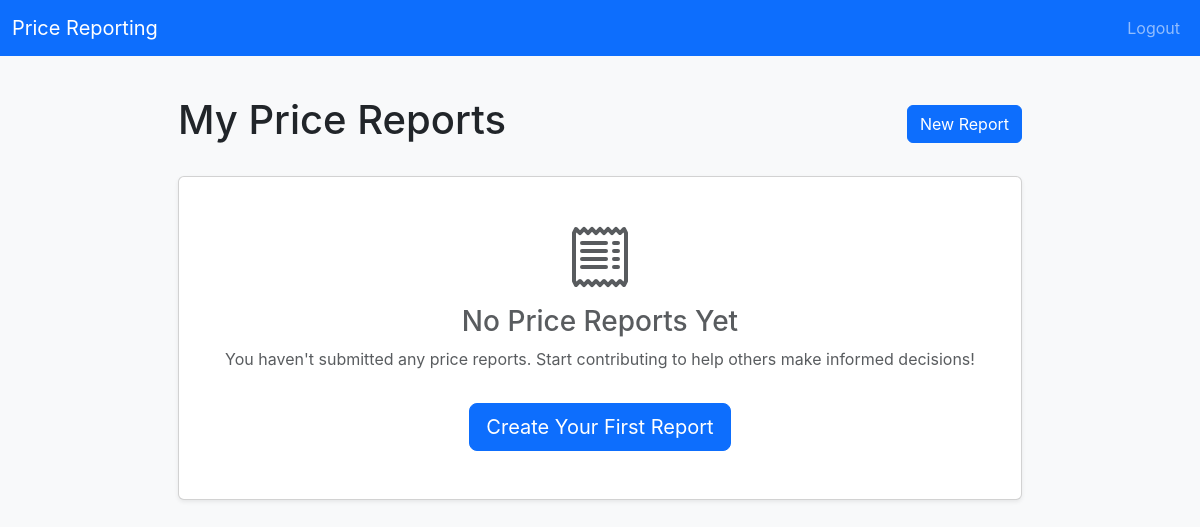
The app's page /user/price_reports (signed in), older data.
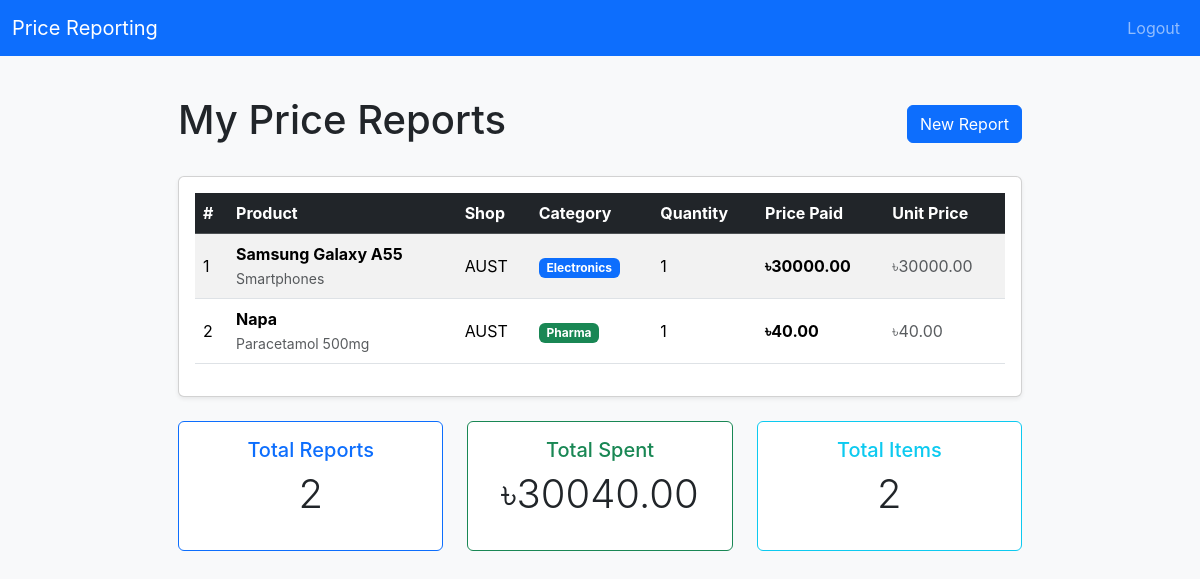
The same page, newer data.
### tables this page shows
CREATE TABLE price_reports (
  id INTEGER PRIMARY KEY AUTOINCREMENT,
  user_id INTEGER NOT NULL,
  shop_id INTEGER NOT NULL,
  product_alias_id INTEGER NOT NULL,
  price_paid REAL NOT NULL,
  quantity INTEGER NOT NULL DEFAULT 1,
  reported_at DATETIME NOT NULL DEFAULT CURRENT_TIMESTAMP,

  FOREIGN KEY (user_id) REFERENCES users(id),
  FOREIGN KEY (shop_id) REFERENCES shops(id),
  FOREIGN KEY (product_alias_id) REFERENCES product_aliases(id)
);

CREATE TABLE product_aliases (
  id INTEGER PRIMARY KEY AUTOINCREMENT,
  product_id INTEGER NOT NULL,
  alias_name TEXT NOT NULL,

  FOREIGN KEY (product_id) REFERENCES products(id),
  UNIQUE (product_id, alias_name)
);

CREATE TABLE products (
  id INTEGER PRIMARY KEY AUTOINCREMENT,
  canonical_name TEXT NOT NULL,
  category TEXT NOT NULL CHECK (
    category IN ('electronics','pharma','apparel','food')
  ),
  created_at DATETIME NOT NULL DEFAULT CURRENT_TIMESTAMP
);

CREATE TABLE shops (
    id INTEGER PRIMARY KEY AUTOINCREMENT,
    name TEXT NOT NULL,
    address TEXT NOT NULL,
    latitude REAL NOT NULL,
    longitude REAL NOT NULL,
    created_at TEXT DEFAULT CURRENT_TIMESTAMP
);

### routes/user.py (the view)
@user_bp.route("/user/price_reports")
@login_required
def user_price_reports():
    try:
        price_reports = db.execute(
            "SELECT pr.id, s.name AS shop_name, pa.alias_name, p.canonical_name, p.category, pr.price_paid, pr.quantity "
            "FROM price_reports pr "
            "JOIN shops s ON pr.shop_id = s.id "
            "JOIN product_aliases pa ON pr.product_alias_id = pa.id "
            "JOIN products p ON pa.product_id = p.id "
            "WHERE pr.user_id = ? "
            "ORDER BY pr.reported_at DESC",
            session.get("user_id")
        )
    except Exception as e:
        print(f"Database error: {e}")
        return apology("Failed to load price reports", 500)
    return render_template("user_price_reports.html", price_reports=price_reports)

### app.py (called while the page is built)
@app.after_request
def after_request(response):
    response.headers["Cache-Control"] = "no-cache, no-store, must-revalidate"
    response.headers["Expires"] = 0
    response.headers["Pragma"] = "no-cache"
    return response

### helpers.py (called while the page is built)
def login_required(f):
    @wraps(f)
    def decorated_function(*args, **kwargs):
        if session.get("user_id") is None:
            return redirect("/login")
        return f(*args, **kwargs)
    return decorated_function

### templates/user_price_reports.html (shortened to what this page needs)
{% extends "layout.html" %}
{% block content %}
<div class="container">
  <div class="d-flex justify-content-between align-items-center mb-4">
    <h1>My Price Reports</h1>
    <a href="/create/price_report" class="btn btn-primary">
       New Report
    </a>
  </div>
  {% if price_reports %}
  <div class="card shadow-sm">
    <div class="card-body">
      <div class="table-responsive">
        <table class="table table-hover table-striped align-middle">
          <thead class="table-dark">
            <tr>
              <th scope="col">#</th>
              <th scope="col">Product</th>
              <th scope="col">Shop</th>
              <th scope="col">Category</th>
              <th scope="col">Quantity</th>
              <th scope="col">Price Paid</th>
              <th scope="col">Unit Price</th>
            </tr>
          </thead>
          <tbody>
            {% for report in price_reports %}
            <tr>
              <td>{{ loop.index }}</td>
              <td>
                <strong>{{ report.alias_name }}</strong>
                <br>
                <small class="text-muted">{{ report.canonical_name }}</small>
              </td>
              <td>{{ report.shop_name }}</td>
              <td>
                <span class="badge
                  {% if report.category == 'electronics' %}bg-primary
                  {% elif report.category == 'pharma' %}bg-success
                  {% elif report.category == 'apparel' %}bg-warning
                  {% elif report.category == 'food' %}bg-info
                  {% else %}bg-secondary
                  {% endif %}">
                  {{ report.category|capitalize }}
                </span>
              </td>
              <td>{{ report.quantity }}</td>
              <td class="fw-bold">৳{{ "%.2f"|format(report.price_paid) }}</td>
              <td class="text-muted">৳{{ "%.2f"|format(report.price_paid / report.quantity) }}</td>
            </tr>
            {% endfor %}
          </tbody>
        </table>
      </div>
    </div>
  </div>
  <div class="row mt-4">
    <div class="col-md-4">
      <div class="card text-center border-primary">
        <div class="card-body">
          <h5 class="card-title text-primary">Total Reports</h5>
          <p class="display-6">{{ price_reports|length }}</p>
        </div>
      </div>
    </div>
    <div class="col-md-4">
      <div class="card text-center border-success">
        <div class="card-body">
          <h5 class="card-title text-success">Total Spent</h5>
          <p class="display-6">৳{{ "%.2f"|format(price_reports|sum(attribute='price_paid')) }}</p>
        </div>
      </div>
    </div>
    <div class="col-md-4">
      <div class="card text-center border-info">
        <div class="card-body">
          <h5 class="card-title text-info">Total Items</h5>
          <p class="display-6">{{ price_reports|sum(attribute='quantity') }}</p>
        </div>
      </div>
    </div>
  </div>
  {% else %}
  <div class="card shadow-sm">
    <div class="card-body text-center py-5">
      <h3 class="text-muted">No Price Reports Yet</h3>
      <p class="text-muted">You haven't submitted any price reports. Start contributing to help others make informed decisions!</p>
      <a href="/create/price_report" class="btn btn-primary btn-lg mt-3">
         Create Your First Report
      </a>
    </div>
  </div>
  {% endif %}
</div>
{% endblock %}

### templates/layout.html (shortened to what this page needs)
<!doctype html>
<html lang="en">
  <head>
    <link href="https://cdn.jsdelivr.net/npm/bootstrap@5.3.2/dist/css/bootstrap.min.css" rel="stylesheet">
    <link rel="stylesheet" href="{{ url_for('static', filename='css/style.css') }}">
  </head>
  <body>
    <nav class="navbar navbar-expand-lg navbar-dark bg-primary mb-4">
      <div class="container-fluid">
        <a class="navbar-brand" href="/">Price Reporting</a>
        <div class="collapse navbar-collapse" id="navbarsExample">
          <ul class="navbar-nav ms-auto mb-2 mb-lg-0">
            {% if session.get('user_id') %}
            <li class="nav-item"><a class="nav-link" href="/logout">Logout</a></li>
            {% else %}
            <li class="nav-item"><a class="nav-link" href="/login">Login</a></li>
            <li class="nav-item"><a class="nav-link" href="/register">Register</a></li>
            {% endif %}
          </ul>
        </div>
      </div>
    </nav>
    <main class="container">
      {% block content %}{% endblock %}
    </main>
  </body>
</html>

### static/css/style.css (style rules this page uses)
body { font-family: -apple-system, BlinkMacSystemFont, "Segoe UI", Roboto, "Helvetica Neue", Arial, sans-serif; margin: 0; padding: 0; background: #f8f9fa; color: #212529; }
main.container { max-width: 900px; margin: 0 auto; padding: 1rem; }

Row changes from the older to the newer data that the page shows:
added price_reports: alias_name "Samsung Galaxy A55", canonical_name "Smartphones", shop_name "AUST", category "Electronics", quantity "1", price_paid "30000.00", report.price_paid/report.quantity "30000.00"
added price_reports: alias_name "Napa", canonical_name "Paracetamol 500mg", shop_name "AUST", category "Pharma", quantity "1", price_paid "40.00", report.price_paid/report.quantity "40.00"
Text that changed along with them:
{{ price_reports|length }}: (not shown) → "2"
{{ "%.2f"|format(price_reports|sum(attribute='price_paid')) }}: (not shown) → "30040.00"
{{ price_reports|sum(attribute='quantity') }}: (not shown) → "2"
text no longer shown: "No Price Reports Yet You haven't submitted any price reports. Start contributing to help others make informed decisions! Create Your First Report"
text now shown: "# Product Shop Category Quantity Price Paid Unit Price Total Reports Total Spent ৳ Total Items"
